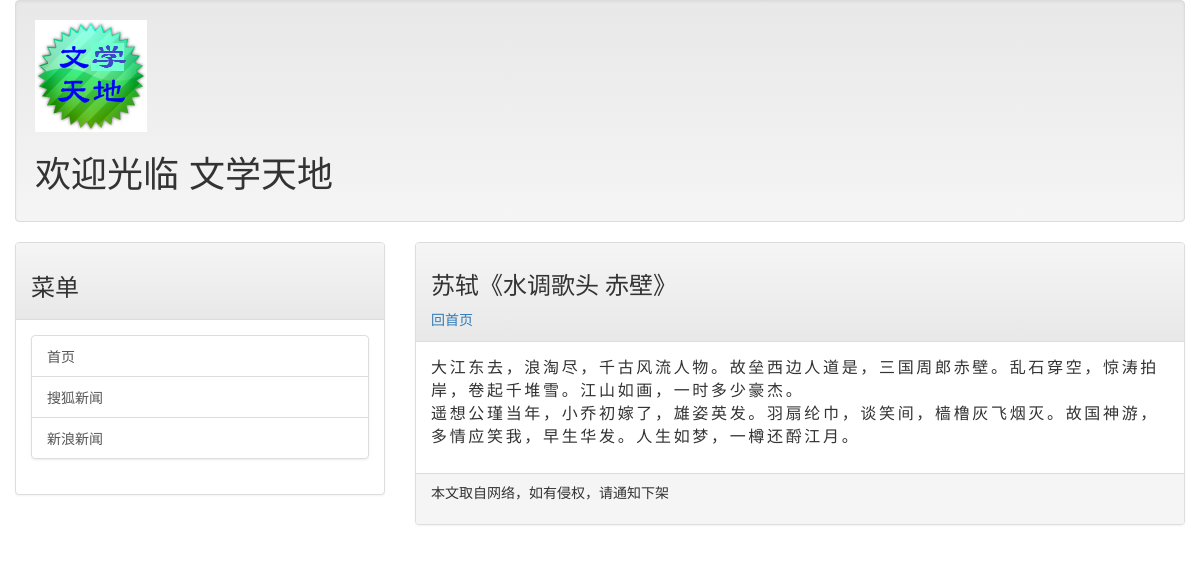
/post/ChiBi, run on the app's committed database.
### mainsite/models.py (models this page shows, shortened)
class Post(models.Model):
	title = models.CharField(max_length=200)
	slug = models.CharField(max_length=200)
	body = models.TextField()
	pub_date = models.DateTimeField(default=timezone.now)
	class Meta:
		ordering = ('-pub_date',)

### mainsite/views.py (the view)
# urls.py: url(r'^post/(\w+)$', showpost),
def showpost(request, slug):
	template = get_template('post.html')
	try:
		post = Post.objects.get(slug=slug)
		if post != None:
			html = template.render(locals())
			return HttpResponse(html)
	except:
		return redirect('/')

### templates/post.html (shortened to what this page needs)
{% extends 'base.html' %}
{% load markdown_deux_tags %}
{% block headmessage %}
    <h3 style="font-family: 微软雅黑;">{{ post.title }}</h3>
    <a style="font-family: 微软雅黑;" href="/">回首页</a>
{% endblock %}
{% block content %}
        <div style="font-family: 微软雅黑; font-size: 12pt; letter-spacing: 2pt;">
        	{{ post.body | markdown | linebreaksbr }}
        </div>
{% endblock %}

### data on the page
Post: title "苏轼《水调歌头 赤壁》", body "大江东去，浪淘尽，千古风流人物。故垒西边人道是，三国周郎赤壁。乱石穿空，惊涛拍岸，卷起千堆雪。江山如画，一时多少豪杰。 遥想公瑾当年，小乔初嫁了，雄姿英发。羽扇纶巾，谈笑间，樯橹灰飞烟灭。故国神游，多情应笑我，早生华发。人生如梦，一樽还酹江月。"
